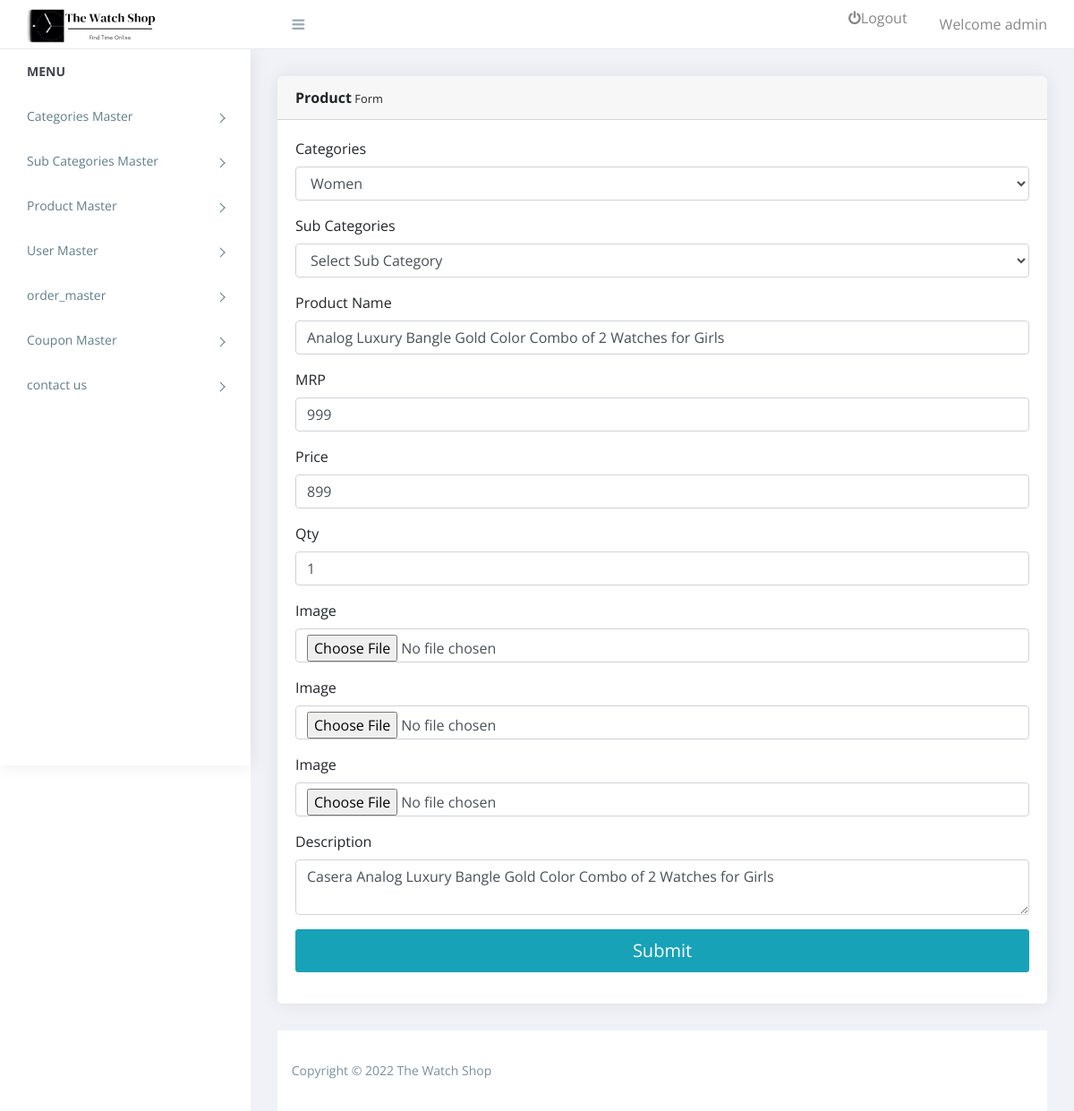
The app's page /admin/manage_product.php?id=156 (signed in) with its own data.
### tables this page shows
CREATE TABLE `product` (
  `id` int(11) NOT NULL,
  `categories_id` int(11) NOT NULL,
  `sub_categories_id` int(11) NOT NULL,
  `name` varchar(255) NOT NULL,
  `mrp` float NOT NULL,
  `price` float NOT NULL,
  `qty` int(11) NOT NULL,
  `image` varchar(255) NOT NULL,
  `image1` varchar(255) NOT NULL,
  `image2` varchar(255) NOT NULL,
  `short_desc` varchar(2000) DEFAULT NULL,
  `description` text NOT NULL,
  `best_seller` int(11) DEFAULT NULL,
  `meta_title` varchar(2000) DEFAULT NULL,
  `meta_desc` varchar(2000) DEFAULT NULL,
  `meta_keyword` varchar(2000) DEFAULT NULL,
  `status` tinyint(4) NOT NULL,
  `added_by` int(11) DEFAULT NULL
);

### admin/functions.inc.php (called while the page is built, shortened)
<?php
function get_safe_value($con,$str){
	if($str!=''){
		$str=trim($str);
		return mysqli_real_escape_string($con,$str);
	}
}
	?>

### admin/manage_product.php (the view, shortened to what this page needs)
<?php
require('top.inc.php');
$condition1='';
$categories_id='';
$name='';
$mrp='';
$price='';
$qty='';
$description='';
$image_required='required';
if(isset($_GET['id']) && $_GET['id']!=''){
	$image_required='';
	$id=get_safe_value($con,$_GET['id']);
	$res=mysqli_query($con,"select * from product where id='$id' $condition1");
	$check=mysqli_num_rows($res);
	if($check>0){
		$row=mysqli_fetch_assoc($res);
		$categories_id=$row['categories_id'];
		$name=$row['name'];
		$mrp=$row['mrp'];
		$price=$row['price'];
		$qty=$row['qty'];
		$description=$row['description'];
	}else{
		header('location:product.php');
		die();
	}
}
?>
<div class="content pb-0">
            <div class="animated fadeIn">
               <div class="row">
                  <div class="col-lg-12">
                     <div class="card">
                        <div class="card-header"><strong>Product</strong><small> Form</small></div>
                        <form method="post" enctype="multipart/form-data">
							<div class="card-body card-block">
							   <div class="form-group">
									<label for="categories" class=" form-control-label">Categories</label>
									<select class="form-control" name="categories_id" id="categories_id" onchange="get_sub_cat('')" required>
										<?php
										$res=mysqli_query($con,"select id,categories from categories order by categories asc");
										while($row=mysqli_fetch_assoc($res)){
											if($row['id']==$categories_id){
												echo "<option selected value=".$row['id'].">".$row['categories']."</option>";
											}else{
												echo "<option value=".$row['id'].">".$row['categories']."</option>";
											}
										}
										?>
									</select>
								</div>
								<div class="form-group">
									<label for="categories" class=" form-control-label">Sub Categories</label>
									<select class="form-control" name="sub_categories_id" id="sub_categories_id">
										<option>Select Sub Category</option>
									</select>
								</div>
								<div class="form-group">
									<label for="categories" class=" form-control-label">Product Name</label>
									<input type="text" name="name" placeholder="Enter product name" class="form-control" required value="<?php echo $name?>">
								</div>
								<div class="form-group">
									<label for="categories" class=" form-control-label">MRP</label>
									<input type="text" name="mrp" placeholder="Enter product mrp" class="form-control" required value="<?php echo $mrp?>">
								</div>
								<div class="form-group">
									<label for="categories" class=" form-control-label">Price</label>
									<input type="text" name="price" placeholder="Enter product price" class="form-control" required value="<?php echo $price?>">
								</div>
								<div class="form-group">
									<label for="categories" class=" form-control-label">Qty</label>
									<input type="text" name="qty" placeholder="Enter qty" class="form-control" required value="<?php echo $qty?>">
								</div>
								<div class="form-group">
									<label for="categories" class=" form-control-label">Image</label>
									<input type="file" name="image" class="form-control" <?php echo  $image_required?>>
								</div>
								<div class="form-group">
									<label for="categories" class=" form-control-label">Image</label>
									<input type="file" name="image1" class="form-control" <?php echo  $image_required?>>
								</div>
								<div class="form-group">
									<label for="categories" class=" form-control-label">Image</label>
									<input type="file" name="image2" class="form-control" <?php echo  $image_required?>>
								</div>
								<div class="form-group">
									<label for="categories" class=" form-control-label">Description</label>
									<textarea name="description" placeholder="Enter product description" class="form-control" required><?php echo $description?></textarea>
								</div>
							   <button id="payment-button" name="submit" type="submit" class="btn btn-lg btn-info btn-block">
							   <span id="payment-button-amount">Submit</span>
							   </button>
							</div>
						</form>
                     </div>
                  </div>
               </div>
            </div>
         </div>
<?php
require('footer.inc.php');
?>

### admin/assets/css/style.css (style rules this page uses)
body { display: table; font-family: open sans, sans-serif; font-size: 16px; width: 100% }
a, button { text-decoration: none; outline: none!important; color: #878787; -webkit-transition: all .25s ease; transition: all .25s ease }
.pb-0 { padding-bottom: 0 }
.btn, button, input, textarea { -webkit-box-shadow: none; box-shadow: none; outline: 0!important }
.btn { border-radius: 3px }
.content { float: left; padding: 1.875em; width: 100% }
.card { margin-bottom: 1.875em; border-radius: 5px; padding: 0; border: 0 solid transparent; -webkit-box-shadow: 0 0 20px rgba(0, 0, 0, .08); box-shadow: 0 0 20px rgba(0, 0, 0, .08) }
.card .card-body { float: left; padding: 1.25em; position: relative; width: 100% }
.btn, .button { display: inline-block; font-weight: 400; text-align: center; white-space: nowrap; vertical-align: middle; -webkit-transition: all .15s ease-in-out; transition: all .15s ease-in-out; border-radius: 3; cursor: pointer }
@media (max-width:1368px) { .card-body { padding: 15px } }

### records on screen
product: name "Analog Luxury Bangle Gold Color Combo of 2 Watches for Girls", mrp "999", price "899", qty "1", description "Casera Analog Luxury Bangle Gold Color Combo of 2 Watches for Girls"

### other values on screen
$_SESSION['ADMIN_USERNAME'] "admin"
form field categories_id "Women"
